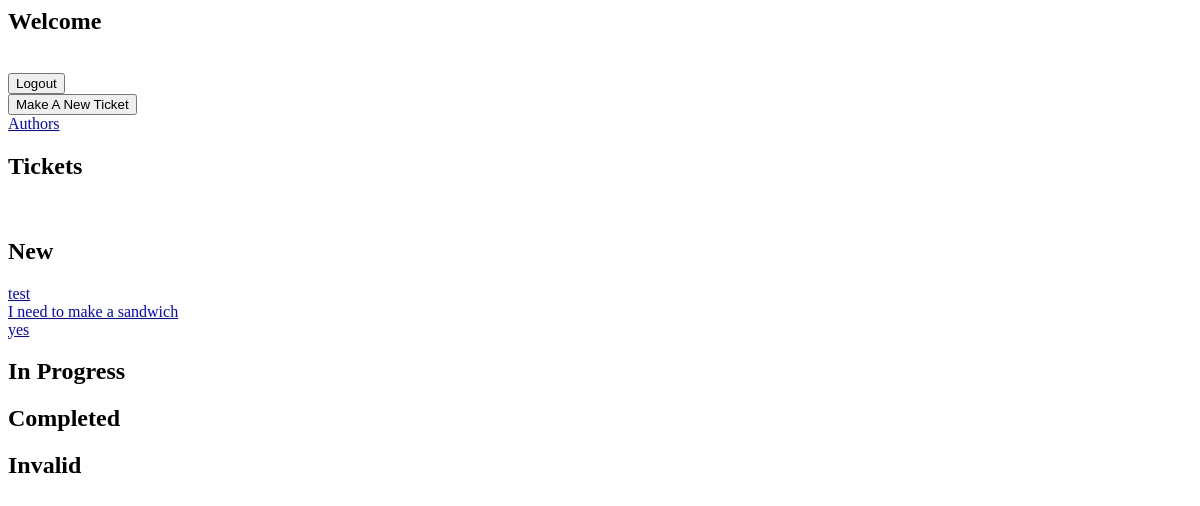
The app's page / (signed in), older data.
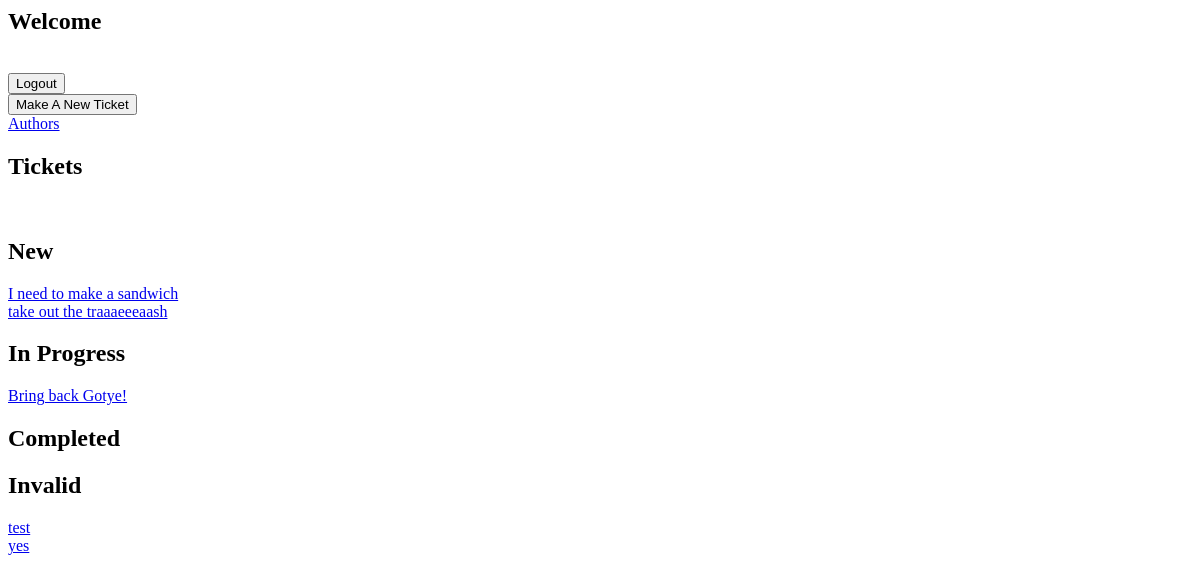
The same page, newer data.
### ticket/models.py (models this page shows)
class MyTicket(models.Model):
    title = models.CharField(max_length=50, default="")
    time_created = models.DateTimeField(default=timezone.now)
    description = models.CharField(max_length=250, default="")
    TICKET_CHOICES = [
    ('NW', 'New'),
    ('CM', 'Completed'),
    ('IP', 'In Progress'),
    ('IV', 'Invalid'),
]
    status = models.CharField(max_length=300,
    choices=TICKET_CHOICES
    )
    ticket_by = models.ForeignKey(MyUser, on_delete=models.CASCADE, default="")
    ticket_assigned = models.ForeignKey(MyUser, on_delete=models.CASCADE, default=None, related_name='ticket_assigned', null=True, blank=True)
    completed_by = models.ForeignKey(MyUser, on_delete=models.CASCADE, default=None, related_name='completed_by', null=True, blank=True)

### ticket/views.py (the view)
# urls.py: path('', views.index, name="homepage"),
@login_required
def index(request):
    tickets = MyTicket.objects.all()
    tickets_completed = tickets.filter(status='CM')
    tickets_invalid = tickets.filter(status='IV')
    tickets_in_progress = tickets.filter(status='IP')
    tickets_new = tickets.filter(status='NW')
    return render(request,"index.html",
                  {"tickets": tickets,
                    "tickets_completed": tickets_completed,
                    "tickets_invalid": tickets_invalid,
                    "tickets_in_progress": tickets_in_progress,
                    "tickets_new": tickets_new,
                  })

### templates/index.html (shortened to what this page needs)
<h2>Welcome </h2>
<a href="/logout/"><button>Logout</button></a>
<a href="/new_ticket/"><button>Make A New Ticket</button></a>
<a href="//">Authors </a>
<h2> Tickets </h2>
<h2>New </h2>
{%for ticket in tickets_new%}
    <a href="/ticketdetail/{{ticket.id}}"> {{ticket.title}} </a>
{%endfor%}
<h2>In Progress </h2>
{%for ticket in tickets_in_progress%}
    <a href="/ticketdetail/{{ticket.id}}"> {{ticket.title}} </a>
{%endfor%}
<h2>Completed </h2>
<h2>Invalid </h2>
{%for ticket in tickets_invalid%}
    <a href="/ticketdetail/{{ticket.id}}"> {{ticket.title}} </a>
{%endfor%}

Row changes from the older to the newer data that the page shows:
added MyTicket: title "take out the traaaeeeaash", shown under "New"
now on this page (row edited): MyTicket: title "Bring back Gotye!", shown under "In Progress"
changed MyTicket "test": moves from the list under "New" to the list under "Invalid"
changed MyTicket "yes": moves from the list under "New" to the list under "Invalid"
